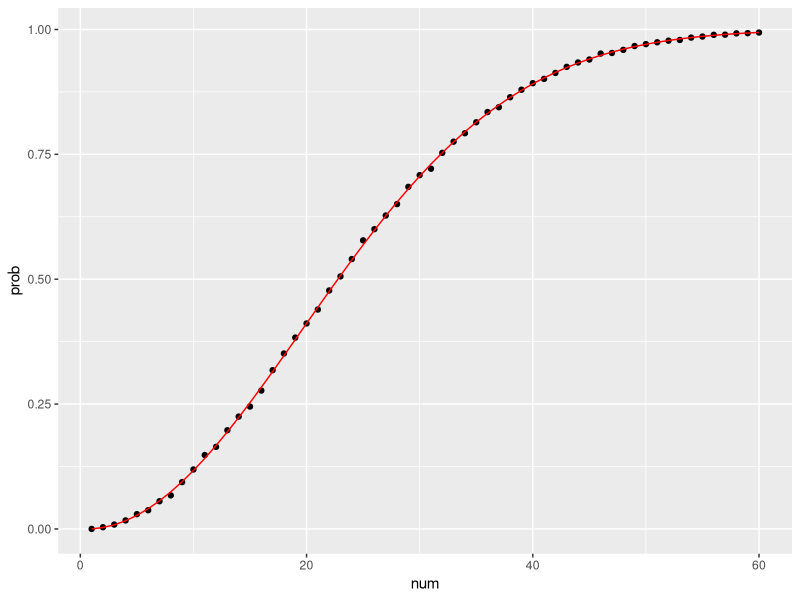

The R source for this figure:
sample_birthdays <- function(num) {
  birth_days <- sample(1:365, num, replace = TRUE)
  any(duplicated(birth_days))
}

same_birthday_with_montecarlo <- function(num, b=10000) {
  mean(replicate(b, sample_birthdays(num)))
}

num <- seq(1, 60)
prob <- sapply(num, same_birthday_with_montecarlo)

same_birthday_with_math <- function(num) {
  # `prod` means product all elements
  prob_unique <- prod((seq(365, 365 - num + 1) / 365))
  1 - prob_unique
}

eprob <- sapply(num, same_birthday_with_math)

library(tidyverse)
png("plot.png")
qplot(num, prob) + geom_line(aes(num, eprob), col = "red")
